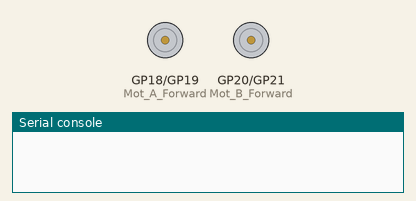
A program run on a simulated Raspberry Pi Pico running MicroPython. Shown: motor-driver pin pairs drawn as motors (green arrow = first pin HIGH = forward, orange = second pin HIGH = backward, longer = more drive), the last lines printed to the serial console. At 10.0 s the program stops and its outputs stay as they are.

Above: at 0.1 s.
At 2.1 s:
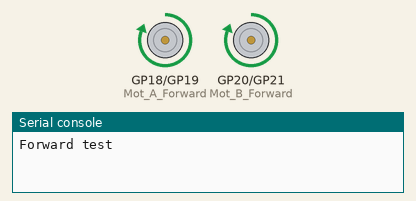
At 4.1 s:
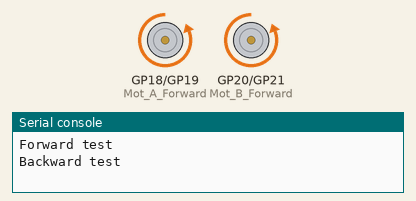
At 8.1 s:
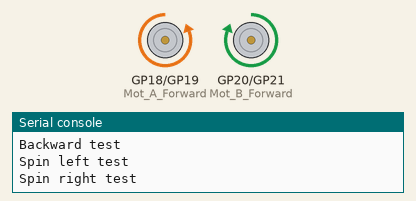
Timing chart, 0 to 11.5 s (numbered marks = the images above):
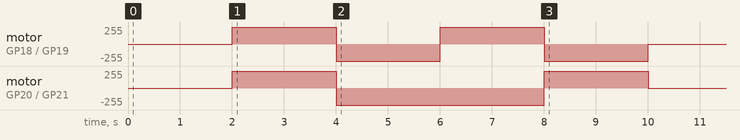

The program:

motor_test.py
```python
from time import sleep
from machine import Pin

Mot_A_Forward = Pin(18, Pin.OUT)
Mot_A_Back = Pin(19, Pin.OUT)
Mot_B_Forward = Pin(20, Pin.OUT)
Mot_B_Back = Pin(21, Pin.OUT)

def move_forward():
    Mot_A_Forward.value(1)
    Mot_B_Forward.value(1)
    Mot_A_Back.value(0)
    Mot_B_Back.value(0)

def move_backward():
    Mot_A_Forward.value(0)
    Mot_B_Forward.value(0)
    Mot_A_Back.value(1)
    Mot_B_Back.value(1)

def move_stop():
    Mot_A_Forward.value(0)
    Mot_B_Forward.value(0)
    Mot_A_Back.value(0)
    Mot_B_Back.value(0)

def move_left():
    Mot_A_Forward.value(1)
    Mot_B_Forward.value(0)
    Mot_A_Back.value(0)
    Mot_B_Back.value(1)

def move_right():
    Mot_A_Forward.value(0)
    Mot_B_Forward.value(1)
    Mot_A_Back.value(1)
    Mot_B_Back.value(0)

move_stop()
sleep(2)

print ("Forward test")

move_forward()
sleep(2)

print ("Backward test")

move_backward()
sleep(2)

print ("Spin left test")

move_left()
sleep(2)

print ("Spin right test")

move_right()
sleep(2)

print ("'Time for bed' said Zeberdee.")

move_stop()
```

Measured:
- by itself, motor on GP20 (Mot_B_Forward) / GP21 (Mot_B_Back): stopped → forward 255/255 at 2.0 s, → backward 255/255 2.0 s later, → forward 255/255 4.0 s later, → stopped 2.0 s later
- by itself, motor on GP18 (Mot_A_Forward) / GP19 (Mot_A_Back): stopped → forward 255/255 at 2.0 s, → backward 255/255 2.0 s later, → forward 255/255 2.0 s later, → backward 255/255 2.0 s later, … (5 changes in this stretch)
